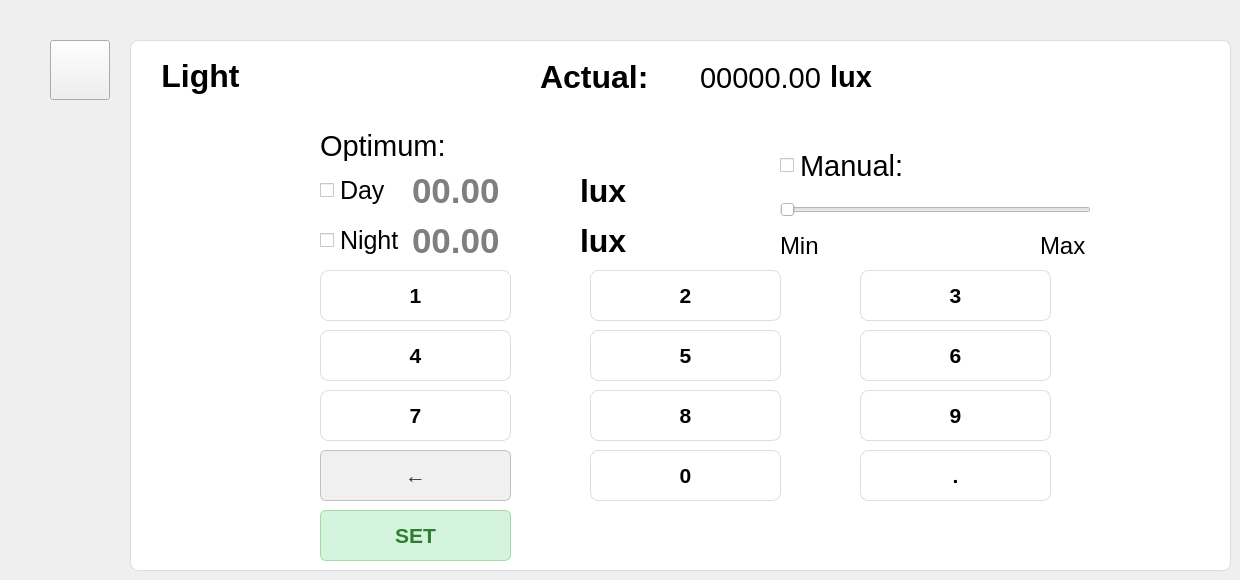
    <widget class="QWidget" name="lightPage">
     <widget class="QPushButton" name="goDashboardFromLight">
      <property name="geometry">
       <rect>
        <x>50</x>
        <y>40</y>
        <width>60</width>
        <height>60</height>
       </rect>
      </property>
      <property name="font">
       <font>
        <pointsize>20</pointsize>
        <weight>75</weight>
        <bold>true</bold>
       </font>
      </property>
      <property name="text">
       <string/>
      </property>
      <property name="icon">
       <iconset>
        <normaloff>image-removebg-preview (2).png</normaloff>image-removebg-preview (2).png</iconset>
      </property>
      <property name="iconSize">
       <size>
        <width>40</width>
        <height>40</height>
       </size>
      </property>
     </widget>
     <widget class="QFrame" name="lightFrame">
      <property name="geometry">
       <rect>
        <x>130</x>
        <y>40</y>
        <width>1101</width>
        <height>531</height>
       </rect>
      </property>
      <property name="styleSheet">
       <string notr="true">background-color: #ffffff;   /* Putih bersih */
    border: 1px solid #dddddd;  /* Border abu muda agar tidak terlalu kontras */
    border-radius: 8px;         /* Sudut agak membulat */
</string>
      </property>
      <property name="frameShape">
       <enum>QFrame::StyledPanel</enum>
      </property>
      <property name="frameShadow">
       <enum>QFrame::Raised</enum>
      </property>
      <widget class="QPushButton" name="setLight">
       <property name="geometry">
        <rect>
         <x>190</x>
         <y>470</y>
         <width>191</width>
         <height>51</height>
        </rect>
       </property>
       <property name="font">
        <font>
         <pointsize>16</pointsize>
         <weight>75</weight>
         <bold>true</bold>
        </font>
       </property>
       <property name="styleSheet">
        <string notr="true">  background-color: #d4f4dd;      /* Hijau muda lembut */
    border: 1px solid #a3d9a5;      /* Border hijau natural */
    border-radius: 6px;             /* Sudut agak membulat */
    padding: 5px 12px;              /* Padding untuk kenyamanan klik */
    color: #2e7d32;                 /* Teks hijau gelap */
    font-weight: bold;</string>
       </property>
       <property name="text">
        <string>SET</string>
       </property>
      </widget>
      <widget class="QLabel" name="subActualLightUnit">
       <property name="geometry">
        <rect>
         <x>700</x>
         <y>16</y>
         <width>91</width>
         <height>41</height>
        </rect>
       </property>
       <property name="font">
        <font>
         <pointsize>22</pointsize>
         <weight>75</weight>
         <bold>true</bold>
        </font>
       </property>
       <property name="styleSheet">
        <string notr="true">border: none;
</string>
       </property>
       <property name="text">
        <string>lux</string>
       </property>
      </widget>
      <widget class="QPushButton" name="buttonFiveLight">
       <property name="geometry">
        <rect>
         <x>460</x>
         <y>290</y>
         <width>191</width>
         <height>51</height>
        </rect>
       </property>
       <property name="font">
        <font>
         <pointsize>16</pointsize>
         <weight>75</weight>
         <bold>true</bold>
        </font>
       </property>
       <property name="text">
        <string>5</string>
       </property>
      </widget>
      <widget class="QLabel" name="subLightIcon">
       <property name="geometry">
        <rect>
         <x>130</x>
         <y>10</y>
         <width>51</width>
         <height>51</height>
        </rect>
       </property>
       <property name="styleSheet">
        <string notr="true">border: none;
</string>
       </property>
       <property name="text">
        <string/>
       </property>
       <property name="pixmap">
        <pixmap>istockphoto-1191750833-170667a-removebg-preview (1).png</pixmap>
       </property>
       <property name="scaledContents">
        <bool>true</bool>
       </property>
      </widget>
      <widget class="QLineEdit" name="lightSetPointNight">
       <property name="geometry">
        <rect>
         <x>280</x>
         <y>180</y>
         <width>161</width>
         <height>41</height>
        </rect>
       </property>
       <property name="font">
        <font>
         <pointsize>26</pointsize>
         <weight>75</weight>
         <bold>true</bold>
        </font>
       </property>
       <property name="styleSheet">
        <string notr="true">border: none;
</string>
       </property>
       <property name="text">
        <string/>
       </property>
       <property name="placeholderText">
        <string>00.00</string>
       </property>
      </widget>
      <widget class="QPushButton" name="buttonSevenLight">
       <property name="geometry">
        <rect>
         <x>190</x>
         <y>350</y>
         <width>191</width>
         <height>51</height>
        </rect>
       </property>
       <property name="font">
        <font>
         <pointsize>16</pointsize>
         <weight>75</weight>
         <bold>true</bold>
        </font>
       </property>
       <property name="text">
        <string>7</string>
       </property>
      </widget>
      <widget class="QLabel" name="optActualLightUnit">
       <property name="geometry">
        <rect>
         <x>450</x>
         <y>130</y>
         <width>61</width>
         <height>41</height>
        </rect>
       </property>
       <property name="font">
        <font>
         <pointsize>24</pointsize>
         <weight>75</weight>
         <bold>true</bold>
        </font>
       </property>
       <property name="styleSheet">
        <string notr="true">border: none;
</string>
       </property>
       <property name="text">
        <string>lux</string>
       </property>
      </widget>
      <widget class="QPushButton" name="buttonDelLight">
       <property name="geometry">
        <rect>
         <x>190</x>
         <y>410</y>
         <width>191</width>
         <height>51</height>
        </rect>
       </property>
       <property name="font">
        <font>
         <pointsize>16</pointsize>
         <weight>75</weight>
         <bold>true</bold>
        </font>
       </property>
       <property name="styleSheet">
        <string notr="true">  background-color: #f0f0f0;       /* Abu-abu muda */
    border: 1px solid #c0c0c0;       /* Border abu yang sedikit lebih gelap */
    border-radius: 6px;
    padding: 5px 12px;
    color: #333333;                  /* Teks abu gelap */
    font-weight: bold;</string>
       </property>
       <property name="text">
        <string>←</string>
       </property>
      </widget>
      <widget class="QLabel" name="subLightTitle">
       <property name="geometry">
        <rect>
         <x>20</x>
         <y>10</y>
         <width>101</width>
         <height>51</height>
        </rect>
       </property>
       <property name="font">
        <font>
         <pointsize>24</pointsize>
         <weight>75</weight>
         <bold>true</bold>
        </font>
       </property>
       <property name="styleSheet">
        <string notr="true">border: none;
</string>
       </property>
       <property name="text">
        <string>Light</string>
       </property>
       <property name="alignment">
        <set>Qt::AlignCenter</set>
       </property>
      </widget>
      <widget class="QPushButton" name="buttonTwoLight">
       <property name="geometry">
        <rect>
         <x>460</x>
         <y>230</y>
         <width>191</width>
         <height>51</height>
        </rect>
       </property>
       <property name="font">
        <font>
         <pointsize>16</pointsize>
         <weight>75</weight>
         <bold>true</bold>
        </font>
       </property>
       <property name="text">
        <string>2</string>
       </property>
      </widget>
      <widget class="QPushButton" name="buttonZeroLight">
       <property name="geometry">
        <rect>
         <x>460</x>
         <y>410</y>
         <width>191</width>
         <height>51</height>
        </rect>
       </property>
       <property name="font">
        <font>
         <pointsize>16</pointsize>
         <weight>75</weight>
         <bold>true</bold>
        </font>
       </property>
       <property name="text">
        <string>0</string>
       </property>
      </widget>
      <widget class="QPushButton" name="buttonOneLight">
       <property name="geometry">
        <rect>
         <x>190</x>
         <y>230</y>
         <width>191</width>
         <height>51</height>
        </rect>
       </property>
       <property name="font">
        <font>
         <pointsize>16</pointsize>
         <weight>75</weight>
         <bold>true</bold>
        </font>
       </property>
       <property name="text">
        <string>1</string>
       </property>
      </widget>
      <widget class="QPushButton" name="buttonFourLight">
       <property name="geometry">
        <rect>
         <x>190</x>
         <y>290</y>
         <width>191</width>
         <height>51</height>
        </rect>
       </property>
       <property name="font">
        <font>
         <pointsize>16</pointsize>
         <weight>75</weight>
         <bold>true</bold>
        </font>
       </property>
       <property name="text">
        <string>4</string>
       </property>
      </widget>
      <widget class="QSlider" name="lampSlider">
       <property name="geometry">
        <rect>
         <x>650</x>
         <y>150</y>
         <width>311</width>
         <height>40</height>
        </rect>
       </property>
       <property name="styleSheet">
        <string notr="true">border: none;
</string>
       </property>
       <property name="maximum">
        <number>100</number>
       </property>
       <property name="orientation">
        <enum>Qt::Horizontal</enum>
       </property>
      </widget>
      <widget class="QLabel" name="optLightTitle">
       <property name="geometry">
        <rect>
         <x>190</x>
         <y>90</y>
         <width>141</width>
         <height>31</height>
        </rect>
       </property>
       <property name="font">
        <font>
         <pointsize>22</pointsize>
        </font>
       </property>
       <property name="styleSheet">
        <string notr="true">border: none;
</string>
       </property>
       <property name="text">
        <string>Optimum:</string>
       </property>
      </widget>
      <widget class="QLineEdit" name="lightSetPointDay">
       <property name="geometry">
        <rect>
         <x>280</x>
         <y>130</y>
         <width>161</width>
         <height>41</height>
        </rect>
       </property>
       <property name="font">
        <font>
         <pointsize>26</pointsize>
         <weight>75</weight>
         <bold>true</bold>
        </font>
       </property>
       <property name="styleSheet">
        <string notr="true">border: none;
</string>
       </property>
       <property name="text">
        <string/>
       </property>
       <property name="placeholderText">
        <string>00.00</string>
       </property>
      </widget>
      <widget class="QCheckBox" name="lightDayOnOff">
       <property name="geometry">
        <rect>
         <x>190</x>
         <y>130</y>
         <width>71</width>
         <height>41</height>
        </rect>
       </property>
       <property name="font">
        <font>
         <pointsize>19</pointsize>
        </font>
       </property>
       <property name="styleSheet">
        <string notr="true">border: none;
</string>
       </property>
       <property name="text">
        <string>Day</string>
       </property>
      </widget>
      <widget class="QCheckBox" name="manualLightCheckBox">
       <property name="geometry">
        <rect>
         <x>650</x>
         <y>110</y>
         <width>141</width>
         <height>31</height>
        </rect>
       </property>
       <property name="font">
        <font>
         <pointsize>22</pointsize>
        </font>
       </property>
       <property name="styleSheet">
        <string notr="true">border: none;
</string>
       </property>
       <property name="text">
        <string>Manual:</string>
       </property>
       <property name="iconSize">
        <size>
         <width>24</width>
         <height>24</height>
        </size>
       </property>
      </widget>
      <widget class="QPushButton" name="buttonNineLight">
       <property name="geometry">
        <rect>
         <x>730</x>
         <y>350</y>
         <width>191</width>
         <height>51</height>
        </rect>
       </property>
       <property name="font">
        <font>
         <pointsize>16</pointsize>
         <weight>75</weight>
         <bold>true</bold>
        </font>
       </property>
       <property name="text">
        <string>9</string>
       </property>
      </widget>
      <widget class="QLabel" name="optActualLightUnit_2">
       <property name="geometry">
        <rect>
         <x>450</x>
         <y>180</y>
         <width>61</width>
         <height>41</height>
        </rect>
       </property>
       <property name="font">
        <font>
         <pointsize>24</pointsize>
         <weight>75</weight>
         <bold>true</bold>
        </font>
       </property>
       <property name="styleSheet">
        <string notr="true">border: none;
</string>
       </property>
       <property name="text">
        <string>lux</string>
       </property>
      </widget>
      <widget class="QPushButton" name="buttonSixLight">
       <property name="geometry">
        <rect>
         <x>730</x>
         <y>290</y>
         <width>191</width>
         <height>51</height>
        </rect>
       </property>
       <property name="font">
        <font>
         <pointsize>16</pointsize>
         <weight>75</weight>
         <bold>true</bold>
        </font>
       </property>
       <property name="text">
        <string>6</string>
       </property>
      </widget>
      <widget class="QPushButton" name="buttonCommaLight">
       <property name="geometry">
        <rect>
         <x>730</x>
         <y>410</y>
         <width>191</width>
         <height>51</height>
        </rect>
       </property>
       <property name="font">
        <font>
         <pointsize>16</pointsize>
         <weight>75</weight>
         <bold>true</bold>
        </font>
       </property>
       <property name="text">
        <string>.</string>
       </property>
      </widget>
      <widget class="QPushButton" name="buttonEightLight">
       <property name="geometry">
        <rect>
         <x>460</x>
         <y>350</y>
         <width>191</width>
         <height>51</height>
        </rect>
       </property>
       <property name="font">
        <font>
         <pointsize>16</pointsize>
         <weight>75</weight>
         <bold>true</bold>
        </font>
       </property>
       <property name="text">
        <string>8</string>
       </property>
      </widget>
      <widget class="QLabel" name="subActualLightVal">
       <property name="geometry">
        <rect>
         <x>560</x>
         <y>12</y>
         <width>141</width>
         <height>51</height>
        </rect>
       </property>
       <property name="font">
        <font>
         <pointsize>22</pointsize>
         <weight>50</weight>
         <bold>false</bold>
        </font>
       </property>
       <property name="styleSheet">
        <string notr="true">border: none;
</string>
       </property>
       <property name="text">
        <string>00000.00</string>
       </property>
       <property name="alignment">
        <set>Qt::AlignCenter</set>
       </property>
      </widget>
      <widget class="QLabel" name="actualLightTitle">
       <property name="geometry">
        <rect>
         <x>410</x>
         <y>11</y>
         <width>151</width>
         <height>51</height>
        </rect>
       </property>
       <property name="font">
        <font>
         <pointsize>24</pointsize>
         <weight>75</weight>
         <bold>true</bold>
        </font>
       </property>
       <property name="styleSheet">
        <string notr="true">border: none;
</string>
       </property>
       <property name="text">
        <string>Actual:</string>
       </property>
      </widget>
      <widget class="QCheckBox" name="lightNightOnOff">
       <property name="geometry">
        <rect>
         <x>190</x>
         <y>180</y>
         <width>91</width>
         <height>41</height>
        </rect>
       </property>
       <property name="font">
        <font>
         <pointsize>19</pointsize>
        </font>
       </property>
       <property name="styleSheet">
        <string notr="true">border: none;
</string>
       </property>
       <property name="text">
        <string>Night</string>
       </property>
      </widget>
      <widget class="QPushButton" name="buttonThreeLight">
       <property name="geometry">
        <rect>
         <x>730</x>
         <y>230</y>
         <width>191</width>
         <height>51</height>
        </rect>
       </property>
       <property name="font">
        <font>
         <pointsize>16</pointsize>
         <weight>75</weight>
         <bold>true</bold>
        </font>
       </property>
       <property name="text">
        <string>3</string>
       </property>
      </widget>
      <widget class="QLabel" name="maxTitle">
       <property name="geometry">
        <rect>
         <x>910</x>
         <y>190</y>
         <width>51</width>
         <height>31</height>
        </rect>
       </property>
       <property name="font">
        <font>
         <pointsize>18</pointsize>
        </font>
       </property>
       <property name="styleSheet">
        <string notr="true">border: none;
</string>
       </property>
       <property name="text">
        <string>Max</string>
       </property>
      </widget>
      <widget class="QLabel" name="minTitle">
       <property name="geometry">
        <rect>
         <x>650</x>
         <y>190</y>
         <width>51</width>
         <height>31</height>
        </rect>
       </property>
       <property name="font">
        <font>
         <pointsize>18</pointsize>
        </font>
       </property>
       <property name="styleSheet">
        <string notr="true">border: none;
</string>
       </property>
       <property name="text">
        <string>Min</string>
       </property>
      </widget>
     </widget>
     <zorder>lightFrame</zorder>
     <zorder>goDashboardFromLight</zorder>
    </widget>
